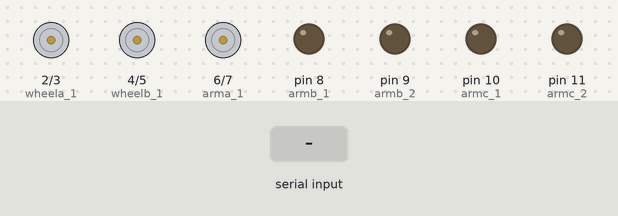
A sketch run on a simulated Arduino Uno, built with avr-gcc and run on an emulated ATmega328P. Parts: motor-driver pin pairs drawn as motors (green arrow = first pin HIGH = forward, orange = second pin HIGH = backward, longer = more drive), output pins drawn as LEDs (lit = HIGH). The inputs (shaded band) are chosen by the test bench.

Above: at 1.2 s.
1.3 s: "A" received over Serial
At 2.0 s:
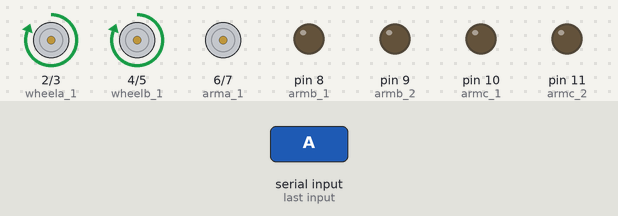
2.8 s: "B" received over Serial
At 3.1 s:
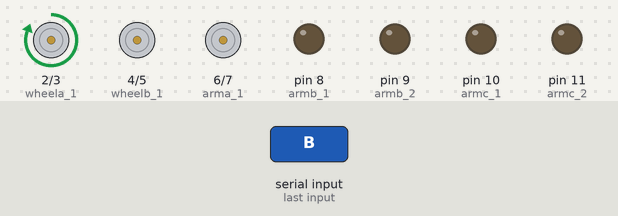
4.3 s: "C" received over Serial
At 5.5 s:
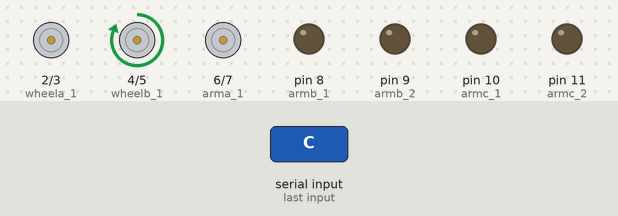
5.8 s: "E" received over Serial
At 6.6 s:
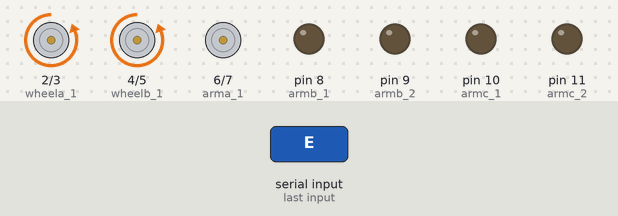
7.3 s: "F" received over Serial
At 7.7 s:
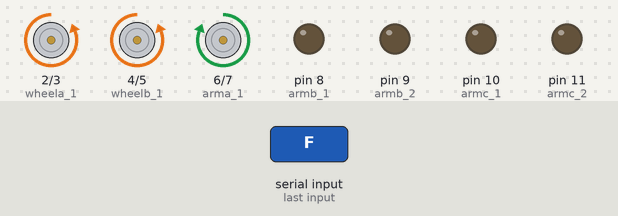
8.8 s: "D" received over Serial
At 10.1 s:
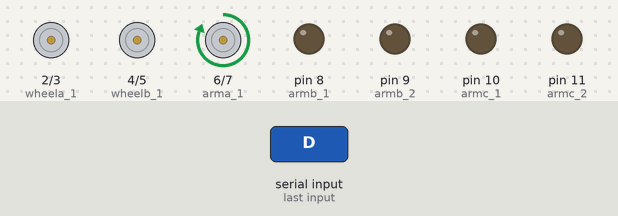
Timing chart, 0 to 11.3 s (numbered marks = the images above; inputs shaded):
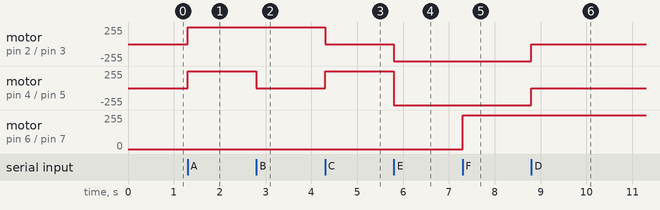

The sketch:

arm.ino
```cpp
int wheela_1 = 2;
int wheela_2 = 3;
int wheelb_1 = 4;
int wheelb_2 = 5;
//////////////////////////
int arma_1 = 6;
int arma_2 = 7;
int armb_1 = 8;
int armb_2 = 9;
int armc_1 = 10;
int armc_2 = 11;

char rdata;
void setup()
{
  Serial.begin(9600);
  pinMode(wheela_1, OUTPUT);
  pinMode(wheela_2, OUTPUT);
  pinMode(wheelb_1, OUTPUT);
  pinMode(wheelb_2, OUTPUT);
  pinMode(arma_1, OUTPUT);
  pinMode(arma_2, OUTPUT);
  pinMode(armb_1, OUTPUT);
  pinMode(armb_2, OUTPUT);
  pinMode(armc_1, OUTPUT);
  pinMode(armc_2, OUTPUT);
}

void loop()
{
  if (Serial.available() > 0)
  {
    rdata = Serial.read();
    if (rdata == 'A')
    {
      digitalWrite(wheela_1, HIGH);
      digitalWrite(wheela_2, LOW);
      digitalWrite(wheelb_1, HIGH);
      digitalWrite(wheelb_2, LOW);
    }
    if (rdata == 'B')
    {
      digitalWrite(wheela_1, HIGH);
      digitalWrite(wheela_2, LOW);
      digitalWrite(wheelb_1, LOW);
      digitalWrite(wheelb_2, LOW);
    }

    if (rdata == 'C')
    {
      digitalWrite(wheela_1, LOW);
      digitalWrite(wheela_2, LOW);
      digitalWrite(wheelb_1, HIGH);
      digitalWrite(wheelb_2, LOW);
    }

    if (rdata == 'D')
    {
      digitalWrite(wheela_1, LOW);
      digitalWrite(wheela_2, LOW);
      digitalWrite(wheelb_1, LOW);
      digitalWrite(wheelb_2, LOW);
    }
    if (rdata == 'E')
    {
      digitalWrite(wheela_1, LOW);
      digitalWrite(wheela_2, HIGH);
      digitalWrite(wheelb_1, LOW);
      digitalWrite(wheelb_2, HIGH);
////////////////////////////////////////////////////////////////////////////////////////////////////////////////////////////
    }
    if (rdata == 'F')
    {
      digitalWrite(arma_1, HIGH);
      digitalWrite(arma_2, LOW);

    }
     if (rdata == 'G')
    {
      digitalWrite(arma_1, LOW);
      digitalWrite(arma_2, HIGH);

    }
    if (rdata == 'H')
    {
      digitalWrite(armb_1, HIGH);
      digitalWrite(armb_2, LOW);

    }
     if (rdata == 'I')
    {
      digitalWrite(armb_1, LOW);
      digitalWrite(armb_2, HIGH);

    }
  /*  if (rdata == 'J')
    {
      digitalWrite(armc_1, HIGH);
      digitalWrite(armc_2, LOW);

    }
     if (rdata == 'K')
    {
      digitalWrite(armc_1, LOW);
      digitalWrite(armc_2, HIGH);

    }*/
    if (rdata == 'J')
    {
      digitalWrite(arma_1, LOW);
      digitalWrite(arma_2, LOW);
      digitalWrite(armb_1, LOW);
      digitalWrite(armb_2, LOW);
      digitalWrite(armc_1, LOW);
      digitalWrite(armc_2, LOW);
    }


  }
}
```

Measured:
- after the input at 1.3 s, motor on pin 2 (wheela_1) / pin 3 (wheela_2), motor on pin 4 (wheelb_1) / pin 5 (wheelb_2): stopped → forward 255/255 at once
- after the input at 2.8 s, motor on pin 4 (wheelb_1) / pin 5 (wheelb_2): forward 255/255 → stopped at once
- after the input at 4.3 s, motor on pin 2 (wheela_1) / pin 3 (wheela_2): forward 255/255 → stopped at once; motor on pin 4 (wheelb_1) / pin 5 (wheelb_2): stopped → forward 255/255 at once
- after the input at 5.8 s, motor on pin 2 (wheela_1) / pin 3 (wheela_2): stopped → backward 255/255 at once; motor on pin 4 (wheelb_1) / pin 5 (wheelb_2): forward 255/255 → backward 255/255 at once
- after the input at 7.3 s, motor on pin 6 (arma_1) / pin 7 (arma_2): stopped → forward 255/255 at once
- after the input at 8.8 s, motor on pin 2 (wheela_1) / pin 3 (wheela_2), motor on pin 4 (wheelb_1) / pin 5 (wheelb_2): backward 255/255 → stopped at once
